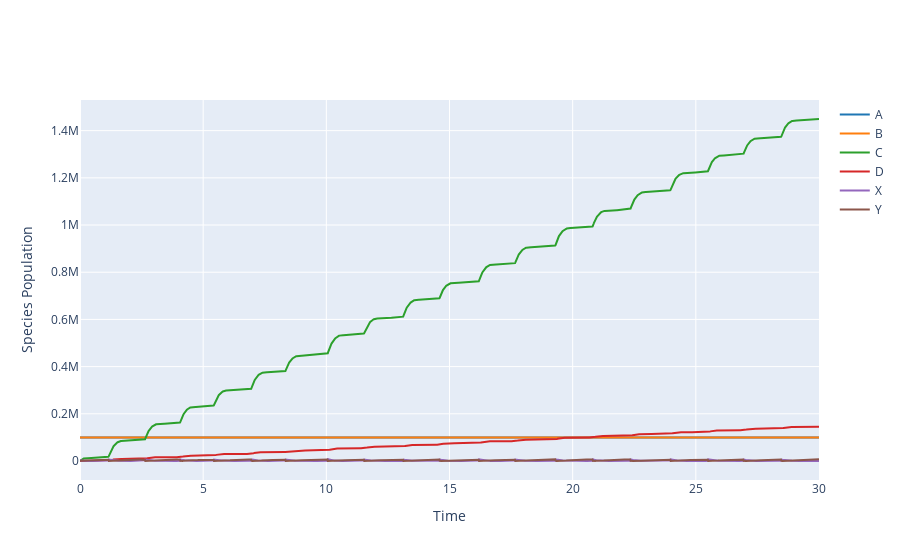

The code cell stored with this chart in its notebook:
### Code cell
results.plotplotly()

### Figure 1 — Plotly figure (JSON) as saved in the notebook; plotly's stock layout.template omitted (floating-point values rounded to 4 significant figures; data arrays with more than 128 entries replaced by an {"elided": "..."} marker saying what was removed)
{"data": [{"line": {"color": "#1f77b4"}, "mode": "lines", "name": "A", "type": "scatter", "x": {"elided": "3001 float values"}, "y": {"elided": "3001 int values"}}, {"line": {"color": "#ff7f0e"}, "mode": "lines", "name": "B", "type": "scatter", "x": {"elided": "3001 float values"}, "y": {"elided": "3001 int values"}}, {"line": {"color": "#2ca02c"}, "mode": "lines", "name": "C", "type": "scatter", "x": {"elided": "3001 float values"}, "y": {"elided": "3001 int values"}}, {"line": {"color": "#d62728"}, "mode": "lines", "name": "D", "type": "scatter", "x": {"elided": "3001 float values"}, "y": {"elided": "3001 int values"}}, {"line": {"color": "#9467bd"}, "mode": "lines", "name": "X", "type": "scatter", "x": {"elided": "3001 float values"}, "y": {"elided": "3001 int values"}}, {"line": {"color": "#8c564b"}, "mode": "lines", "name": "Y", "type": "scatter", "x": {"elided": "3001 float values"}, "y": {"elided": "3001 int values"}}], "layout": {"showlegend": true, "title": {"text": ""}, "xaxis": {"title": {"text": "Time "}}, "yaxis": {"title": {"text": "Species Population"}}}}
